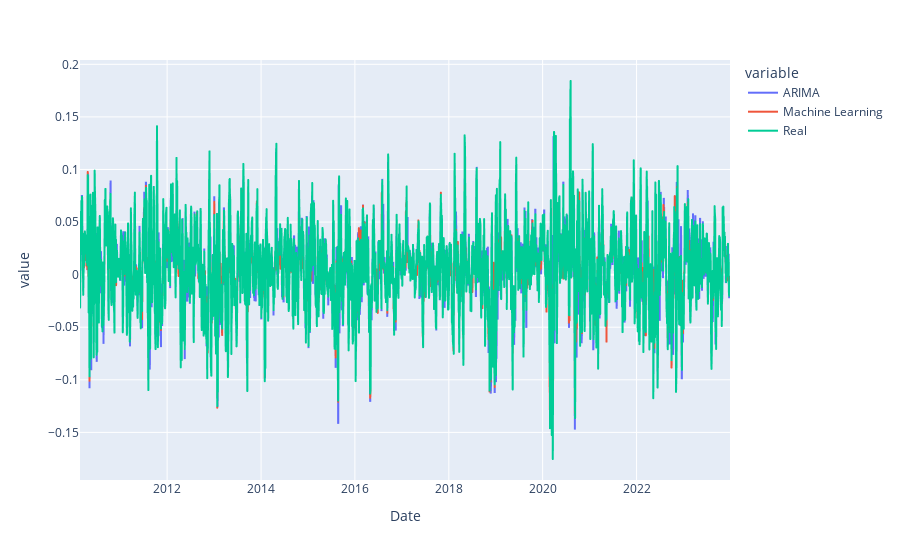

This figure's notebook cell:
### Code cell
import matplotlib.pyplot as plt
shifted_predictions = arima_predictions.shift(-1)
combined_df = pd.DataFrame({'ARIMA': shifted_predictions.values, 'Machine Learning': predictions, 'Real': apple_ts['weekly_return']}, index=apple_ts.index)
pd.options.plotting.backend = "plotly"
combined_df.plot()

### Figure 1 — Plotly figure (JSON) as saved in the notebook; plotly's stock layout.template omitted (floating-point values rounded to 4 significant figures; data arrays with more than 128 entries replaced by an {"elided": "..."} marker saying what was removed)
{"data": [{"hovertemplate": "variable=ARIMA<br>Date=%{x}<br>value=%{y}<extra></extra>", "legendgroup": "ARIMA", "line": {"color": "#636efa", "dash": "solid"}, "marker": {"symbol": "circle"}, "mode": "lines", "name": "ARIMA", "showlegend": true, "type": "scattergl", "x": {"elided": "3489 str values"}, "xaxis": "x", "y": {"elided": "3489 float values"}, "yaxis": "y"}, {"hovertemplate": "variable=Machine Learning<br>Date=%{x}<br>value=%{y}<extra></extra>", "legendgroup": "Machine Learning", "line": {"color": "#EF553B", "dash": "solid"}, "marker": {"symbol": "circle"}, "mode": "lines", "name": "Machine Learning", "showlegend": true, "type": "scattergl", "x": {"elided": "3489 str values"}, "xaxis": "x", "y": {"elided": "3489 float values"}, "yaxis": "y"}, {"hovertemplate": "variable=Real<br>Date=%{x}<br>value=%{y}<extra></extra>", "legendgroup": "Real", "line": {"color": "#00cc96", "dash": "solid"}, "marker": {"symbol": "circle"}, "mode": "lines", "name": "Real", "showlegend": true, "type": "scattergl", "x": {"elided": "3489 str values"}, "xaxis": "x", "y": {"elided": "3489 float values"}, "yaxis": "y"}], "layout": {"legend": {"title": {"text": "variable"}, "tracegroupgap": 0}, "margin": {"t": 60}, "xaxis": {"anchor": "y", "domain": [0, 1], "title": {"text": "Date"}}, "yaxis": {"anchor": "x", "domain": [0, 1], "title": {"text": "value"}}}}
